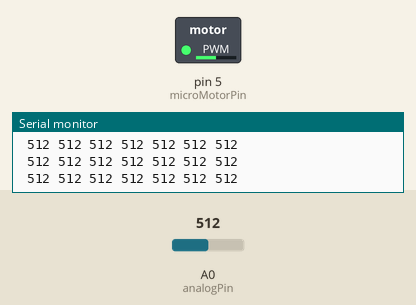
This sketch was run on a simulated Arduino Uno, built with avr-gcc and run on an emulated ATmega328P. Parts: switched loads named in the sketch (green lamp = pin HIGH), the last lines printed to the serial monitor. The inputs (shaded band) are chosen by the test bench; at power-on: A0 (analogPin) = 512. Pins used as bus, display or sensor lines are not drawn.

Above: at 1.2 s.
1.3 s: A0 (analogPin) set to 1023
At 2.0 s:
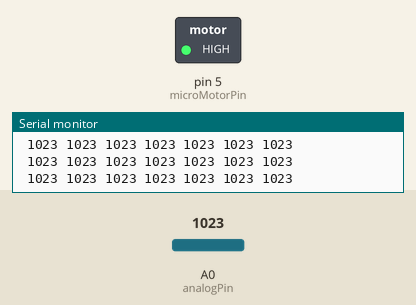
2.8 s: A0 (analogPin) set to 716
At 4.0 s:
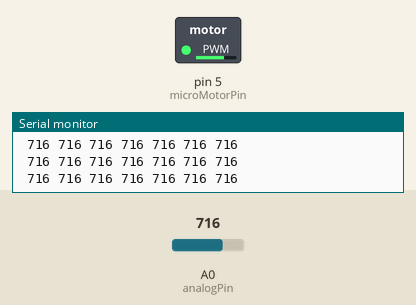
4.3 s: A0 (analogPin) set to 122
At 5.1 s:
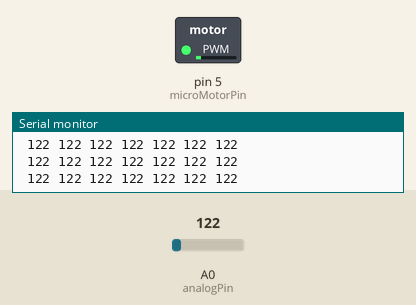
5.8 s: A0 (analogPin) set to 511
At 6.1 s:
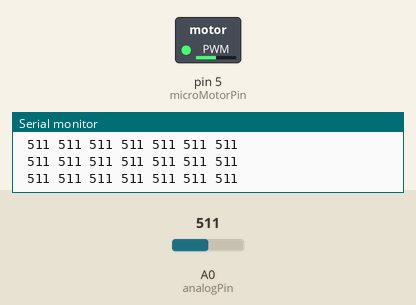
Timing chart, 0 to 8.3 s (numbered marks = the images above; inputs shaded):
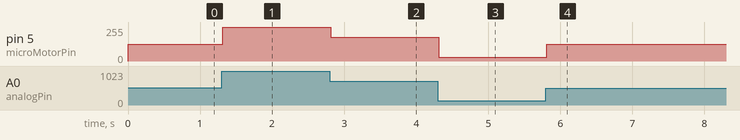

The sketch:

MSGEQ7Test.ino
```cpp
int analogPin = 0; // read from multiplexer using analog input 0
int strobePin = 2; // strobe is attached to digital pin 2
int resetPin = 3; // reset is attached to digital pin 3
int spectrumValue[7]; // to hold a2d values
int microMotorPin = 5; // micro vibration motor is connected with pin number 5 which is the pwm pin.
int motorData = 0;

void setup()
{
  Serial.begin(9600);
  pinMode(analogPin, INPUT);
  pinMode(strobePin, OUTPUT);
  pinMode(resetPin, OUTPUT);
  pinMode(microMotorPin, OUTPUT);
  analogReference(DEFAULT);

  digitalWrite(resetPin, LOW);
  digitalWrite(strobePin, HIGH);
}

void loop()
{
  digitalWrite(resetPin, HIGH);
  digitalWrite(resetPin, LOW);

  for (int i = 0; i < 7; i++)
  {
    digitalWrite(strobePin, LOW);
    delayMicroseconds(30); // to allow the output to settle
    spectrumValue[i] = analogRead(analogPin);
    motorData = map(spectrumValue[2], 0, 1023, 0, 255);

    if (motorData > 25){
      analogWrite(microMotorPin, motorData);
    }
    // comment out/remove the serial stuff to go faster
    // - its just here for show

    Serial.print(" ");
    Serial.print(spectrumValue[i]);


    digitalWrite(strobePin, HIGH);
  }
  Serial.println();
}
```

Measured:
- after the input at 1.3 s, pin 5 (microMotorPin): 127/255 → 255/255 at once
- after the input at 2.8 s, pin 5 (microMotorPin): 255/255 → 178/255 at once
- after the input at 4.3 s, pin 5 (microMotorPin): 178/255 → 30/255 at once
- after the input at 5.8 s, pin 5 (microMotorPin): 30/255 → 127/255 at once
